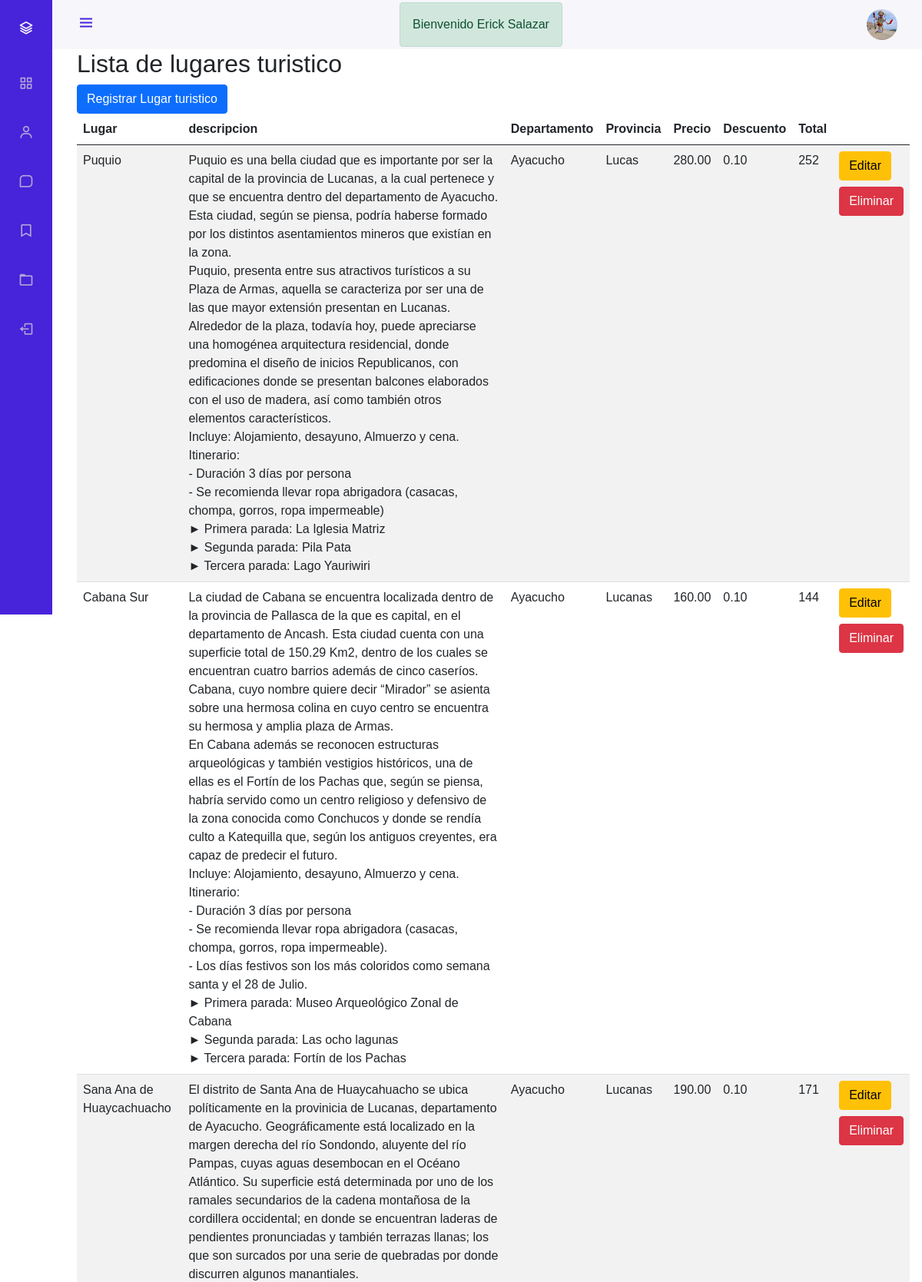
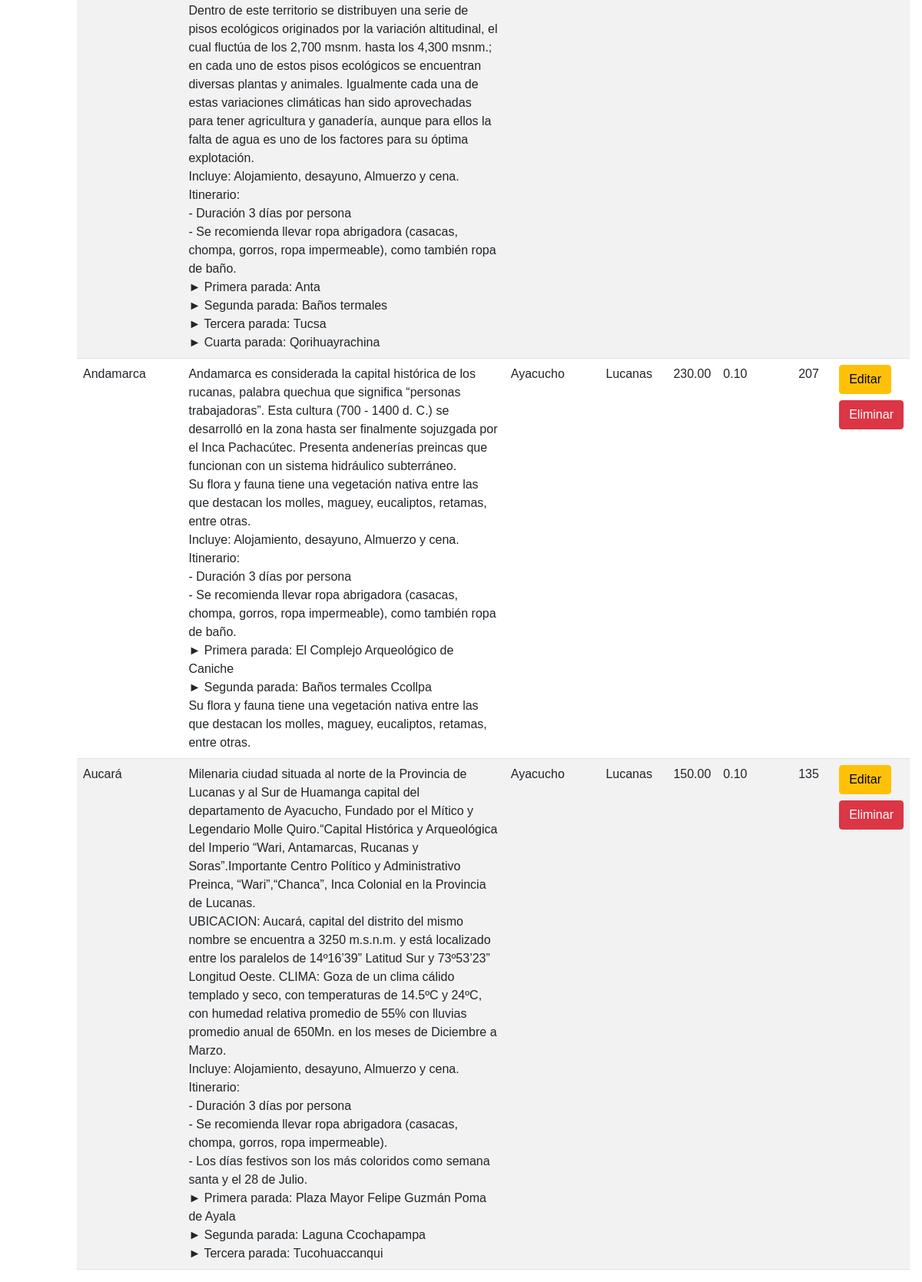
Screenshot of /admin/lugares/index.php (signed in) with the database file from the repository (2 pictures, top to bottom).
### tables this page shows
CREATE TABLE `vendedores` (
  `id` int(11) NOT NULL,
  `nombre` varchar(45) DEFAULT NULL,
  `apellido` varchar(45) DEFAULT NULL,
  `correo` varchar(45) DEFAULT NULL,
  `telefono` varchar(45) DEFAULT NULL,
  `usuario` varchar(45) DEFAULT NULL,
  `contrasena` varchar(45) DEFAULT NULL,
  `imagen` varchar(45) DEFAULT NULL
);

CREATE TABLE `lugares` (
  `id` int(11) NOT NULL,
  `nombre` varchar(50) DEFAULT NULL,
  `descripcion` text DEFAULT NULL,
  `departamento` varchar(50) DEFAULT NULL,
  `provincia` varchar(50) DEFAULT NULL,
  `distrito` varchar(50) DEFAULT NULL,
  `imagen` varchar(150) DEFAULT NULL,
  `descuento` decimal(8,2) DEFAULT NULL,
  `precio` decimal(8,2) DEFAULT NULL
);

### public_html/classes/ActiveRecord.php (called while the page is built, shortened)
<?php
class ActiveRecord {
    protected static $db;
    protected static $tabla='';
    public static function setDB($database){
        self::$db = $database;
    }
    protected static function crearObjeto($registro){
        $objeto = new static;
        foreach($registro as $key=>$value){
            if(property_exists($objeto,$key)){
                $objeto->$key = $value;
            }
        }
        return $objeto;
    }
    protected static function consultarSql($query){
        $resultado = self::$db->query($query);
        $array = [];
        while($registro = $resultado->fetch_assoc()){
            $array[] = static::crearObjeto($registro);
        }
        return $array;
    }
    public static function all(){
        $query = "SELECT * FROM ".static::$tabla;
        $resultado = static::consultarSql($query);
        return $resultado;
    }
    public static function find($id){
        $query = "SELECT * FROM ".static::$tabla." WHERE id= ${id}";
        $resultado = static::consultarSql($query);
        return array_shift($resultado);
    }
}

### public_html/admin/lugares/index.php (the view, shortened to what this page needs)
<?php
    $lugares = Lugar::all();
    $id = $_SESSION['id'];
    $id = filter_var($id, FILTER_VALIDATE_INT);
    $vendedor1 = Vendedor::find($id);
    include '../../includes/templates/header_admin.php';
?>
<h2>Lista de lugares turistico</h2>
<div>
    <a class="btn btn-primary" href="/admin/lugares/crear.php">
        Registrar Lugar turistico
    </a>
</div>
<div class="table-responsive">
    <table class="table table-striped" style="width:100%"  id='example'>
        <thead>
            <tr>
                <th>Lugar</th>
                <th>descripcion</th>
                <th>Departamento</th>
                <th>Provincia</th>
                <th>Precio</th>
                <th>Descuento</th>
                <th>Total</th>
                <th></th>
            </tr>
        </thead>
        <tbody>
            <?php foreach($lugares as $lugar): ?>
            <tr>
                <td><?php echo $lugar->nombre ?></td>
                <td><?php echo $lugar->descripcion ?></td>
                <td><?php echo $lugar->departamento?></td>
                <td><?php echo $lugar->provincia ?></td>
                <td><?php echo $lugar->precio ?></td>
                <td><?php echo $lugar->descuento ?></td>
                <td><?php
                    $precio = $lugar->precio;
                    $descuento = $lugar->precio*$lugar->descuento;
                    $subtotal = round($precio - $descuento,2);
                    echo $subtotal;
                ?></td>
                <td>
                    <a class="btn btn-warning mb-2" href="/admin/lugares/actualizar.php?id=<?php echo $lugar->id?>">Editar</a>
                    <form method="POST">
                        <input type="submit" class="btn btn-danger" value="Eliminar">
                    </form>
                </td>
            </tr>
            <?php endforeach; ?>
        </tbody>
    </table>
</div>

### public_html/includes/templates/header_admin.php (shortened to what this page needs)
<!DOCTYPE html>
<html lang="en">
<head>
    <link rel="stylesheet" href="/css/bootstrap.min.css">
    <link rel="stylesheet" type="text/css" href="/datatables/dataTables.bootstrap5.min.js"/>
    <link rel="stylesheet" href="https://cdn.jsdelivr.net/npm/bootstrap-icons@1.4.0/font/bootstrap-icons.css">
    <link rel="stylesheet" href="/fontawesome/css/all.css">
    <link href='https://unpkg.com/boxicons@2.0.7/css/boxicons.min.css' rel='stylesheet'>
    <link rel="stylesheet" href="/css/admin.css">
</head>
<body id="body-pd">
    <header class="header" id="header">
        <div class="header__toggle">
            <i class="bx bx-menu" id="header-toggle"></i>
        </div>
        <div class="alert alert-success" style="margin: 10px 0 ">
          Bienvenido  <?php echo $vendedor1->nombre.' '.$vendedor1->apellido ?></div>
        <div class="header__img">
            <img src="/imagenes/<?php echo $vendedor1->imagen ?>" alt="">
        </div>
    </header>
    <div class="l-navbar" id="nav-bar">
        <nav class="nav">
            <div>
                <a href="/admin.php" class="nav__logo">
                    <i class="bx bx-layer nav__logo-icon"></i>
                </a>
                <div class="nav__list">
                    <a href="/admin.php" class="nav_link">
                        <i class="bx bx-grid-alt nav__icon"></i>
                    </a>
                    <a href="/admin/vendedores/" class="nav_link">
                        <i class="bx bx-user nav__icon"></i>
                    </a>
                    <a href="/admin/lugares/" class="nav_link">
                        <i class="bx bx-message-square nav__icon"></i>
                    </a>
                    <a href="/admin/paquetes/" class="nav_link">
                        <i class="bx bx-bookmark nav__icon"></i>
                    </a>
                    <a href="/admin/usuarios/" class="nav_link">
                        <i class="bx bx-folder nav__icon"></i>
                    </a>
                </div>
                <a href="/cerrarsesion.php" class="nav_link">
                    <i class="bx bx-log-out nav__icon"></i>
                </a>
            </div>
        </nav>
    </div>

### public_html/css/admin.css (style rules this page uses)
:root { --header-height: 3rem; --nav-width:68px; --first-color: #4723d9; --first-color-light: #AFA5D9; --white-color: #F7F6FB; --body-font: 'Nunito',sans-serif; --normal-font-size: 1rem; --z-fixed:100; }
*,::before,::after { box-sizing: border-box; }
body { position: relative; margin: var(--header-height) 0 0 0; padding: 0 1rem; font-family: var(--body-font); font-size: var(--normal-font-size); transition: .5s; }
a { text-decoration: none; }
.header { width:100%; height:var(--header-height); position: fixed; top: 0; left: 0; display:flex; align-items: center; justify-content: space-between; padding: 0 1rem; background-color: var(--white-color); z-index: var(--z-fixed); transition: .5s; }
.header__toggle { color:var(--first-color); font-size: 1.5rem; cursor: pointer; }
.header__img { width: 50px; height: 50px; display: flex; justify-content: center; border-radius: 50%; overflow: hidden; }
.header__img img { width: 50px; }
.l-navbar { position: fixed; top: 0; left: -30%; width: var(--nav-width); height: 100vh; background-color: var(--first-color); padding: .5rem 1rem 0 0; transition: .5s; z-index: var(--z-fixed); }
.nav { height: 100%; display: flex; flex-direction: column; justify-content: space-between; overflow: hidden; }
.nav__logo, .nav_link { display:grid; grid-template-columns: max-content max-content; align-items: center; column-gap: 1rem; padding: .5rem 0 .5rem 1.5rem; }
.nav__logo { margin-bottom: 2rem; }
.nav__logo-icon { font-size: 1.25rem; color: var(--white-color); }
.nav_link { position: relative; color: var(--first-color-light); margin-bottom: 1.5rem; transition: .3s; }
.nav__icon { font-size: 1.25rem; }
@media (min-width: 768px) { body { margin: calc(var(--header-height) + 1rem) 0 0 0; padding-left: calc(var(--nav-width) + 2rem); } }
@media (min-width: 768px) { .header { height: calc(var(--header-height) + 1rem); padding: 0 2rem 0 calc(var(--nav-width) + 2rem); } }
@media (min-width: 768px) { .header__img { width: 40px; height: 40px; } }
@media (min-width: 768px) { .header__img img { width: 45px; } }
@media (min-width: 768px) { .l-navbar { left: 0; padding: 1rem 1rem 0 0; } }

### rows the page displays
vendedores: nombre "Erick", apellido "Salazar", imagen (picture)
lugares: nombre "Puquio", descripcion "Puquio es una bella ciudad que es importante por ser la capital de la provincia de Lucanas, a la cual pertenece y que se encuentra dentro del departamento de Ayacucho. Esta ciudad, según se piensa, podría haberse formado por los distintos asentamientos mineros que existían en la zona. Puquio, presenta entre sus atractivos turísticos a su Plaza de Armas, aquella se caracteriza por ser una de las que mayor extensión presentan en Lucanas. Alrededor de la plaza, todavía hoy, puede apreciarse una homogénea arquitectura residencial, donde predomina el diseño de inicios Republicanos, con edificaciones donde se presentan balcones elaborados con el uso de madera, así como también otros elementos…", departamento "Ayacucho", provincia "Lucas", precio "280.00", descuento "0.10", subtotal "252"
lugares: nombre "Cabana Sur", descripcion "La ciudad de Cabana se encuentra localizada dentro de la provincia de Pallasca de la que es capital, en el departamento de Ancash. Esta ciudad cuenta con una superficie total de 150.29 Km2, dentro de los cuales se encuentran cuatro barrios además de cinco caseríos. Cabana, cuyo nombre quiere decir “Mirador” se asienta sobre una hermosa colina en cuyo centro se encuentra su hermosa y amplia plaza de Armas. En Cabana además se reconocen estructuras arqueológicas y también vestigios históricos, una de ellas es el Fortín de los Pachas que, según se piensa, habría servido como un centro religioso y defensivo de la zona conocida como Conchucos y donde se rendía culto a Katequilla que, según los…", departamento "Ayacucho", provincia "Lucanas", precio "160.00", descuento "0.10", subtotal "144"
lugares: nombre "Sana Ana de Huaycachuacho", descripcion "El distrito de Santa Ana de Huaycahuacho se ubica políticamente en la provinicia de Lucanas, departamento de Ayacucho. Geográficamente está localizado en la margen derecha del río Sondondo, aluyente del río Pampas, cuyas aguas desembocan en el Océano Atlántico. Su superficie está determinada por uno de los ramales secundarios de la cadena montañosa de la cordillera occidental; en donde se encuentran laderas de pendientes pronunciadas y también terrazas llanas; los que son surcados por una serie de quebradas por donde discurren algunos manantiales. Dentro de este territorio se distribuyen una serie de pisos ecológicos originados por la variación altitudinal, el cual fluctúa de los 2,700…", departamento "Ayacucho", provincia "Lucanas", precio "190.00", descuento "0.10", subtotal "171"
lugares: nombre "Andamarca", descripcion "Andamarca es considerada la capital histórica de los rucanas, palabra quechua que significa “personas trabajadoras”. Esta cultura (700 - 1400 d. C.) se desarrolló en la zona hasta ser finalmente sojuzgada por el Inca Pachacútec. Presenta andenerías preincas que funcionan con un sistema hidráulico subterráneo. Su flora y fauna tiene una vegetación nativa entre las que destacan los molles, maguey, eucaliptos, retamas, entre otras. Incluye: Alojamiento, desayuno, Almuerzo y cena. Itinerario: - Duración 3 días por persona - Se recomienda llevar ropa abrigadora (casacas, chompa, gorros, ropa impermeable), como también ropa de baño. ► Primera parada: El Complejo Arqueológico de Caniche ► Segunda…", departamento "Ayacucho", provincia "Lucanas", precio "230.00", descuento "0.10", subtotal "207"
lugares: nombre "Aucará", descripcion "Milenaria ciudad situada al norte de la Provincia de Lucanas y al Sur de Huamanga capital del departamento de Ayacucho, Fundado por el Mítico y Legendario Molle Quiro.“Capital Histórica y Arqueológica del Imperio “Wari, Antamarcas, Rucanas y Soras”.Importante Centro Político y Administrativo Preinca, “Wari”,“Chanca”, Inca Colonial en la Provincia de Lucanas. UBICACION: Aucará, capital del distrito del mismo nombre se encuentra a 3250 m.s.n.m. y está localizado entre los paralelos de 14º16’39” Latitud Sur y 73º53’23” Longitud Oeste. CLIMA: Goza de un clima cálido templado y seco, con temperaturas de 14.5ºC y 24ºC, con humedad relativa promedio de 55% con lluvias promedio anual de 650Mn. en…", departamento "Ayacucho", provincia "Lucanas", precio "150.00", descuento "0.10", subtotal "135"
